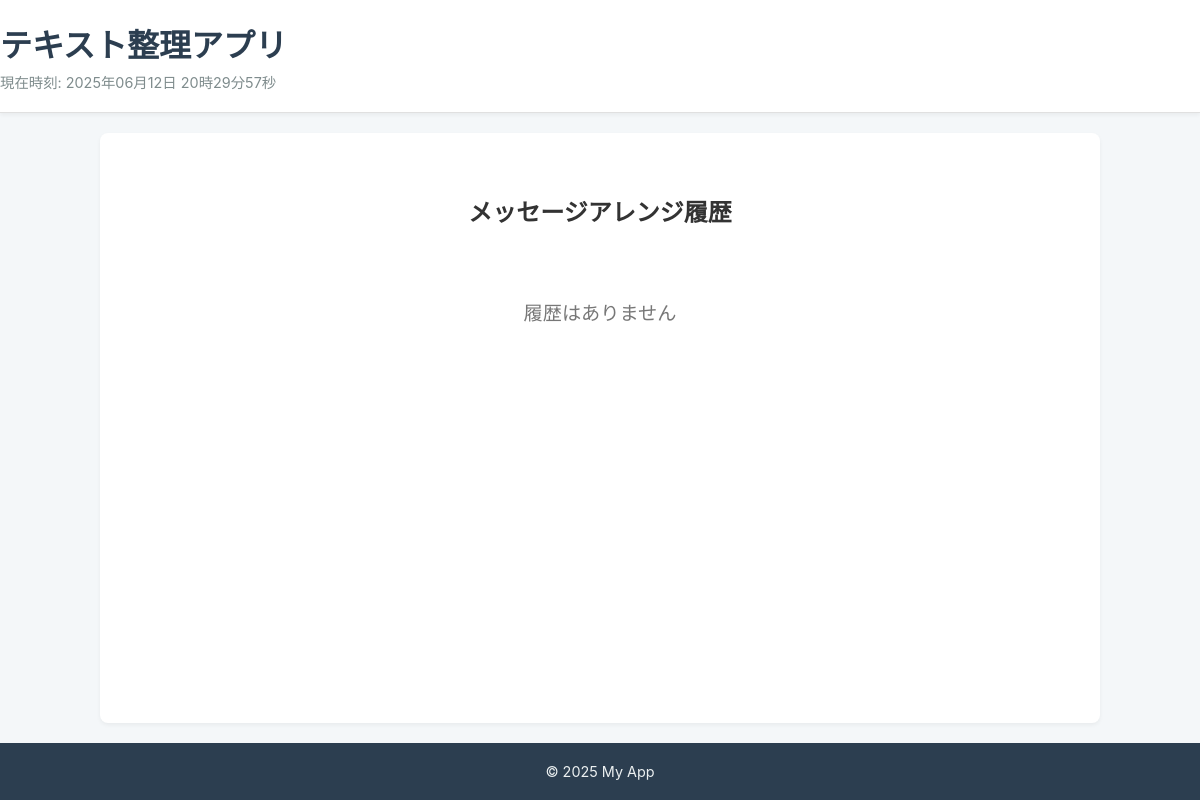
Before: /message_list/ with the older database file.
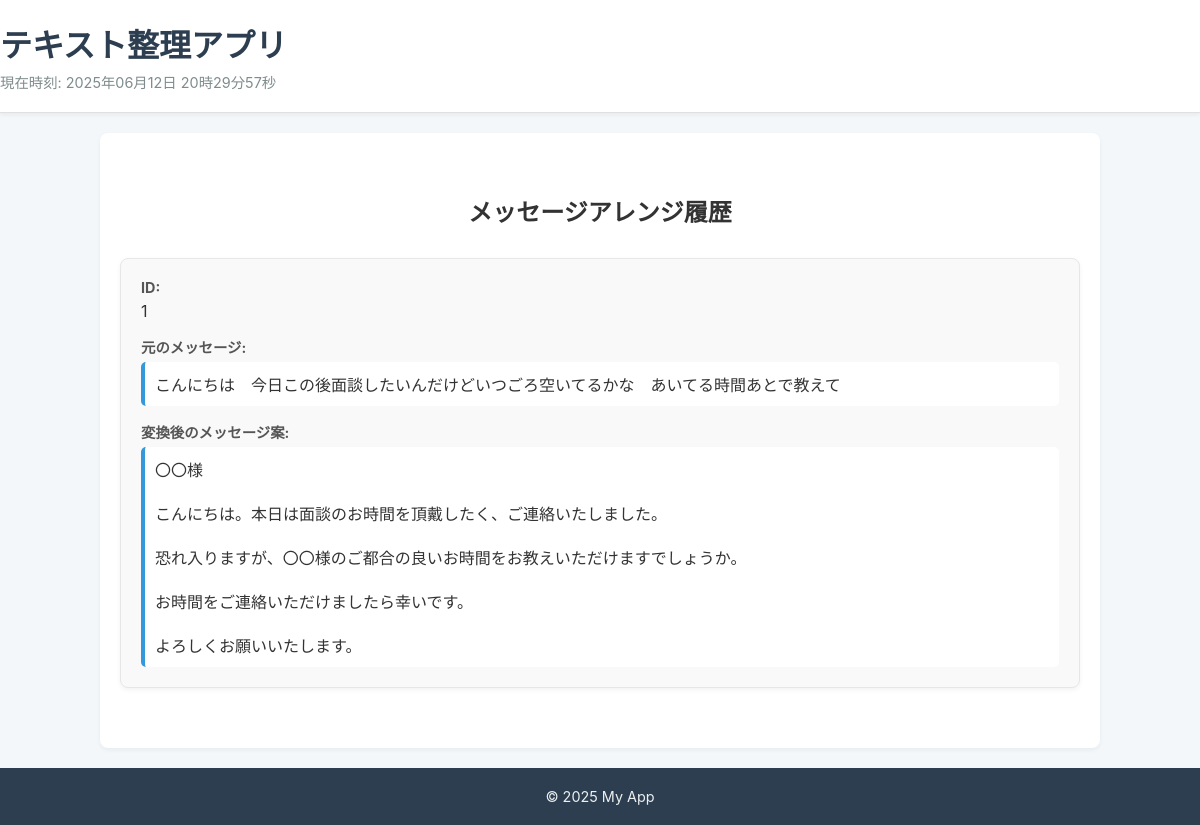
After: the same page with the newer database file.
### arrange_message/models.py (models this page shows)
class MessageData(models.Model):
    message = models.CharField(max_length=500)
    arrange_message = models.CharField(max_length=500)

### arrange_message/views.py (the view)
class MessageListView(View):
    def get(self, request, *args, **kwargs):
        history_list = MessageData.objects.all().order_by('-id')
        return render(request, 'arrange_message/message_list.html',{'history': history_list} )

### arrange_message/context_processors.py (called while the page is built)
def common_variables(request):
    return {
        'current_time': datetime.now(ZoneInfo('Asia/Tokyo')).strftime('%Y年%m月%d日 %H時%M分%S秒')
    }

### arrange_message/templates/arrange_message/message_list.html (shortened to what this page needs)
{% extends 'base/message_base.html' %}
{% block body %}
    <h2>メッセージアレンジ履歴</h2>
    <ul class="history-list">
        {% for item in history %}
            <li class="history-item">
                <div class="history-data">
                    <strong class="history-label">ID:</strong>
                    <span>{{ item.id }}</span>
                </div>
                <div class="history-data">
                    <strong class="history-label">元のメッセージ:</strong>
                    <div class="history-content">{{ item.message }}</div>
                </div>
                <div class="history-data">
                    <strong class="history-label">変換後のメッセージ案:</strong>
                    <div class="history-content">{{ item.arrange_message }}</div>
                </div>
            </li>
        {% empty %}
            <li class="empty-message">
                履歴はありません
            </li>
        {% endfor %}
    </ul>
{% endblock %}

Changed rows visible on the page:
added MessageData: id "1", message "こんにちは 今日この後面談したいんだけどいつごろ空いてるかな あいてる時間あとで教えて", arrange_message "〇〇様 こんにちは。本日は面談のお時間を頂戴したく、ご連絡いたしました。 恐れ入りますが、〇〇様のご都合の良いお時間をお教えいただけますでしょうか。 お時間をご連絡いただけましたら幸いです。 よろしくお願いいたします。"
Other visible differences:
text no longer shown: "履歴はありません"
